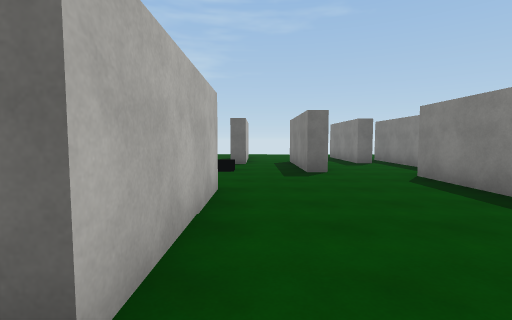
View 1 (above)

21 first-person views from a walk through a Unity game level. The camera is 1.5 m above the floor, tilts 4° down and sees 85° across. The floor is counted in squares, 2 m on a side. Each view is taken from the middle of a square. On the plan, view 1 faces up. The plan holds only what a view shows up to about 10 squares ahead; the rest is blank. The player is left out. Surface patterns are stand-ins for the level's own textures.

View 2
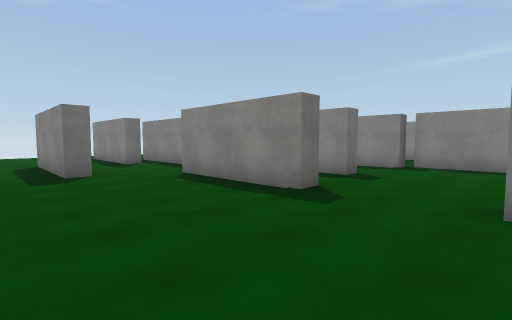

View 3
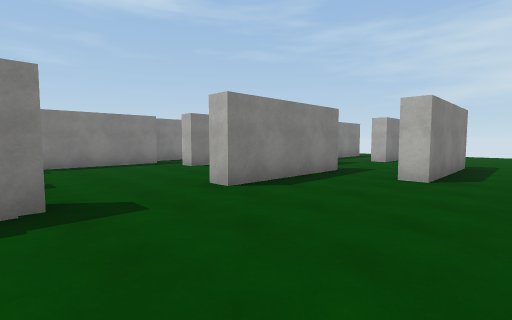

View 4
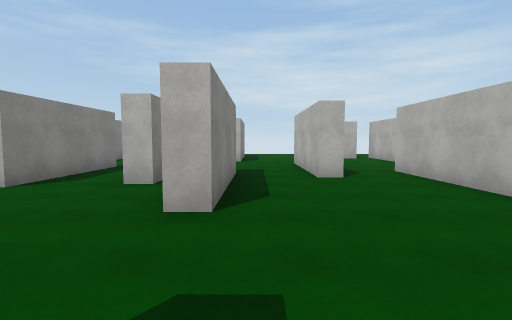

View 5
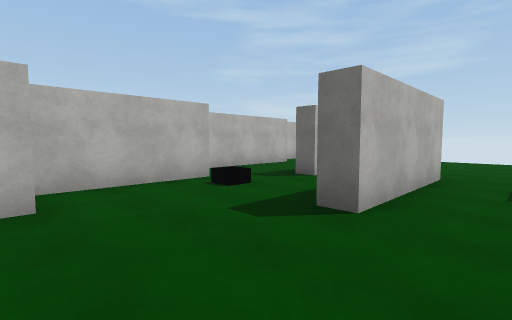

View 6
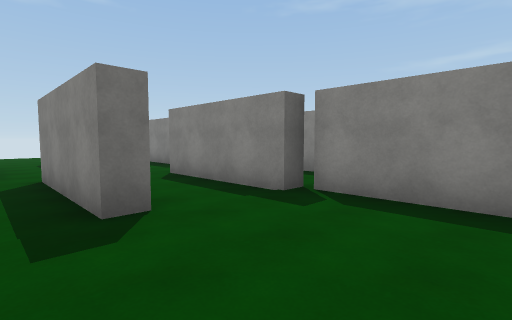

View 7
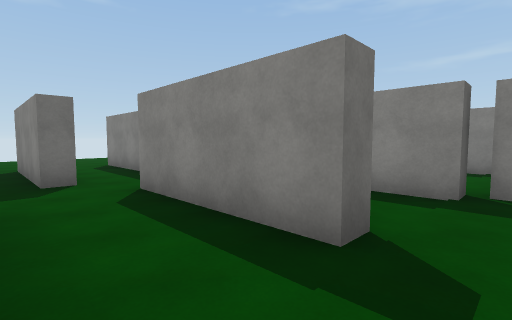

View 8
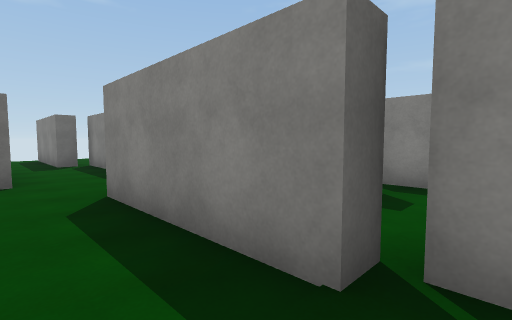

View 9
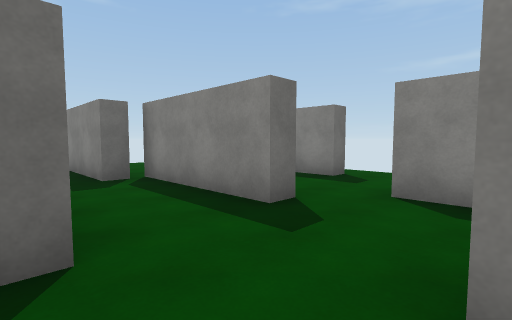

View 10
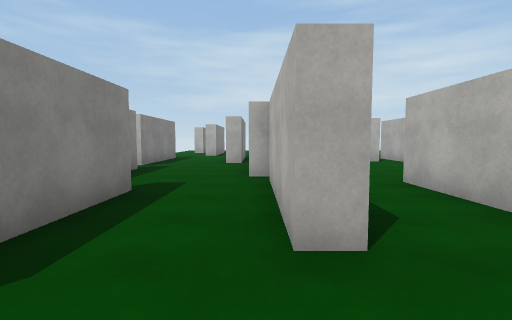

View 11
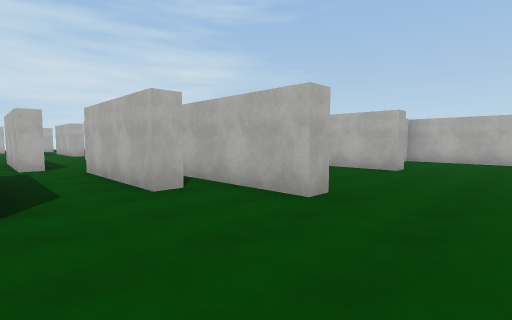

View 12
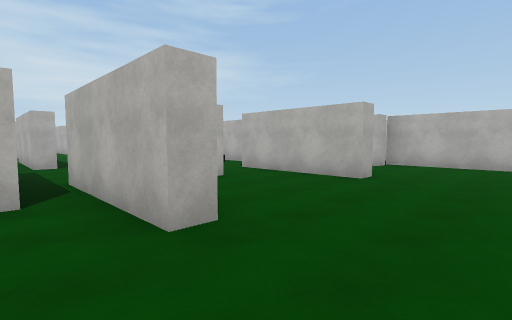

View 13
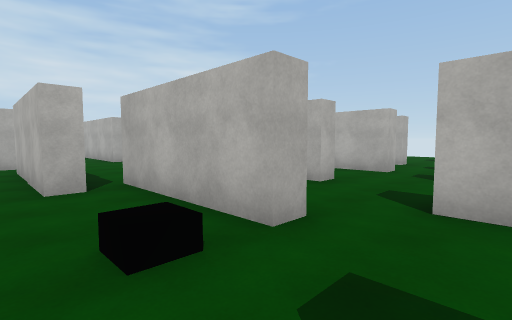

View 14
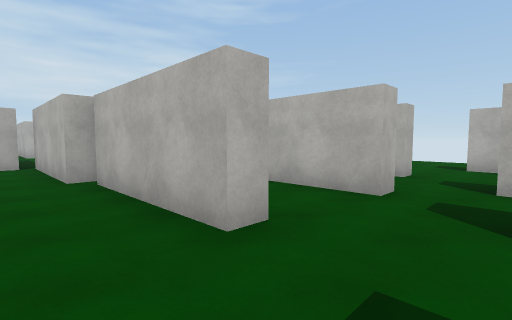

View 15
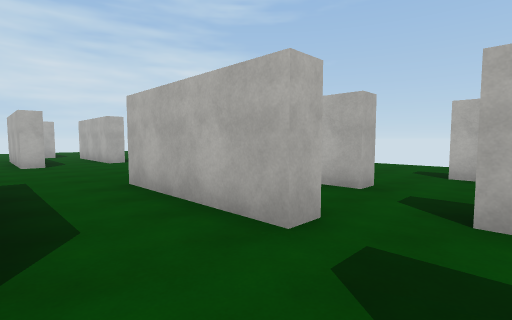

View 16
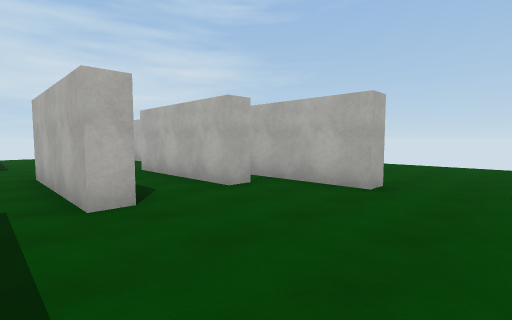

View 17
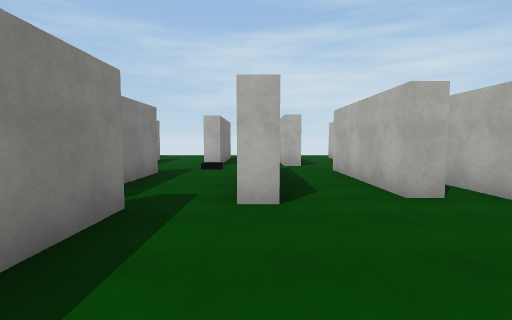

View 18
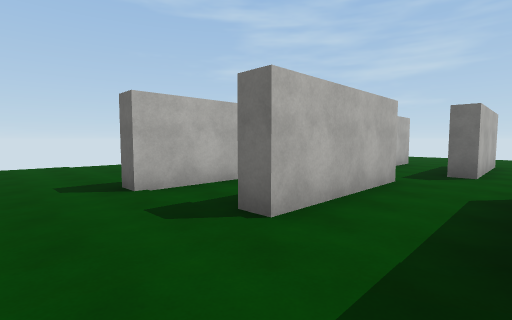

View 19
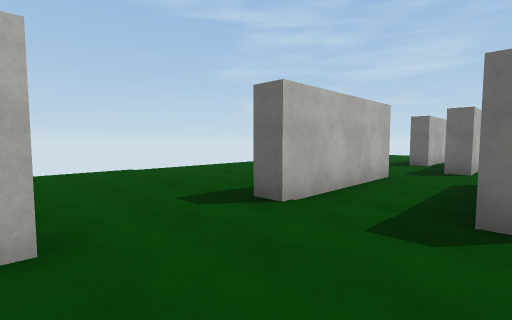

View 20
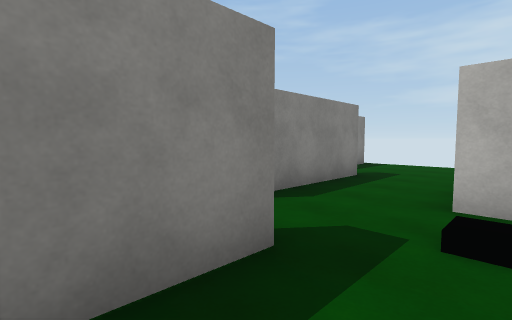

View 21
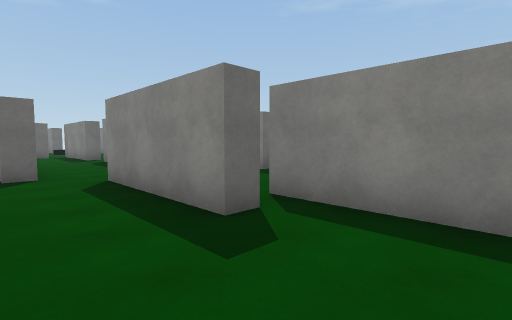

### Floor plan
Key: @ floor where view 1 was taken; # wall or solid block; x gap in a wall; . floor; O other object.
Columns run from 14 left of view 1 to 13 right of it. Each row starts with its distance up from view 1.
 15           x............x.
 14           #............#.
 13           #............#.
 12     # ... #..#....#....#.
 11     # #.#.#..#....##.#.##
 10     #.#.#.#..#.#..##.#..# #
  9     ..#.#.#....#...#.#..#.#x
  8     ..#........#...#.#......
  7 ..#.........#O.#.........#
  6 ....#..#.#..#.....#.#.#..#
  5 ....#..#.#..#.....#.#.#..#
  4 ....#..#.#..##....#.#.#..##
  3 ....#....#...#....#.#.##..#
  2 ..........#..#.........#..#
  1 ..........#..#.........#..#
  0 ....#.....#...@...#....#...
 -1 ... #.....#..#....#....##.#
 -2     #.#.#.#..#....##.#..#.#
 -3     # #.#.#..#.#..# .#
 -4       #.#.#....#... .#
 -5       #..O.....#...
 -6       ......#......
 -7       .#.#..#.....#
 -8       .#.#..#...  #
 -9           ..##
-10           ...#
-11           ...#
-12            ...

Where each view was taken, in squares from view 1:
view 1: 0 up, 0 right, facing up
view 2: 0 up, 0 right, facing up-right
view 3: 3 up, 0 right, facing down-right
view 4: 3 up, 3 right, facing down
view 5: 4 up, 3 right, facing up-left
view 6: 0 up, 5 right, facing up-right
view 7: 2 up, 4 right, facing up-right
view 8: 2 up, 7 right, facing up-right
view 9: 6 up, 7 right, facing up-right
view 10: 8 up, 9 right, facing down
view 11: 15 up, 7 right, facing down-left
view 12: 15 up, 5 right, facing down-left
view 13: 9 up, 0 right, facing down-left
view 14: 8 up, 3 left, facing down-left
view 15: 8 up, 5 left, facing down-left
view 16: 2 up, 5 left, facing down-left
view 17: 2 up, 6 left, facing down
view 18: 1 up, 5 left, facing up-left
view 19: 0 up, 7 left, facing up-left
view 20: 3 down, 5 left, facing down-right
view 21: 11 down, 4 left, facing up-right
